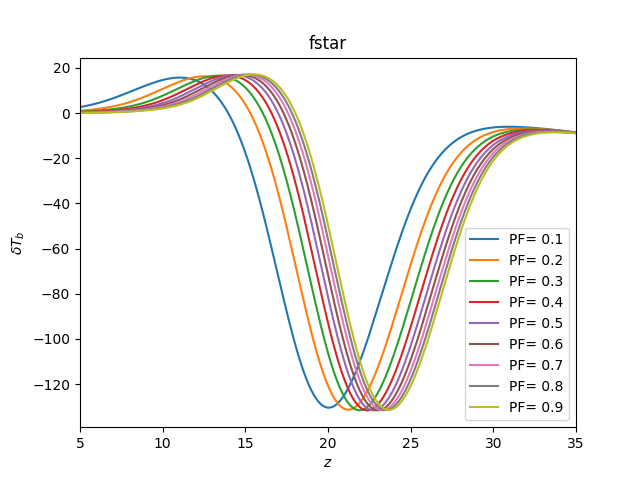

Generate this figure with Python:
import ares
import matplotlib.pyplot as plt
import numpy as np

p_f=np.arange(0.1, 1, 0.1)
fig1 = plt.figure()
for i in range(len(p_f)):
    sim = ares.simulations.Global21cm(fstar = p_f[i])
    sim.run()
    plt.plot(sim.history['z'], sim.history['dTb'], label = "PF= "+str(round(p_f[i],1)))

plt.title(r"fstar")
plt.xlabel(r"$z$")
plt.ylabel(r"$\delta T_b$")
plt.legend(loc='lower right')
plt.xlim(5,35)
plt.savefig("fstar.png")